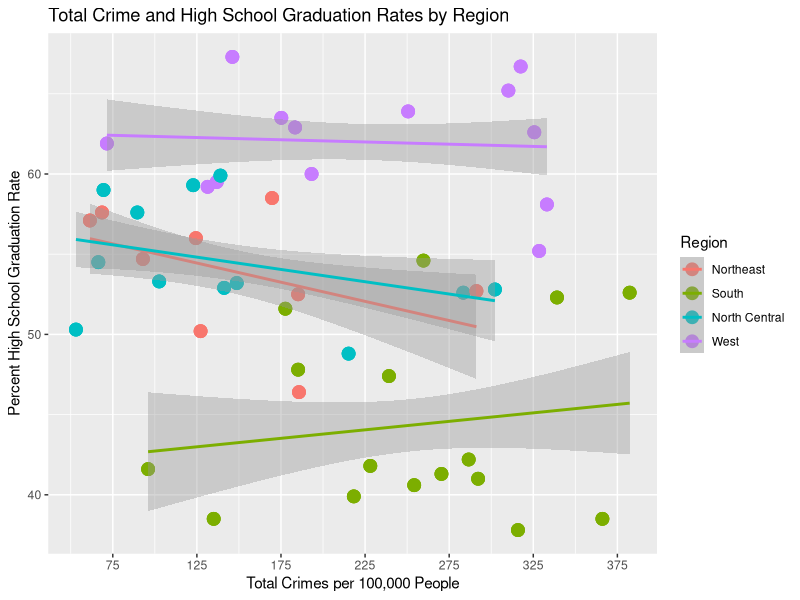
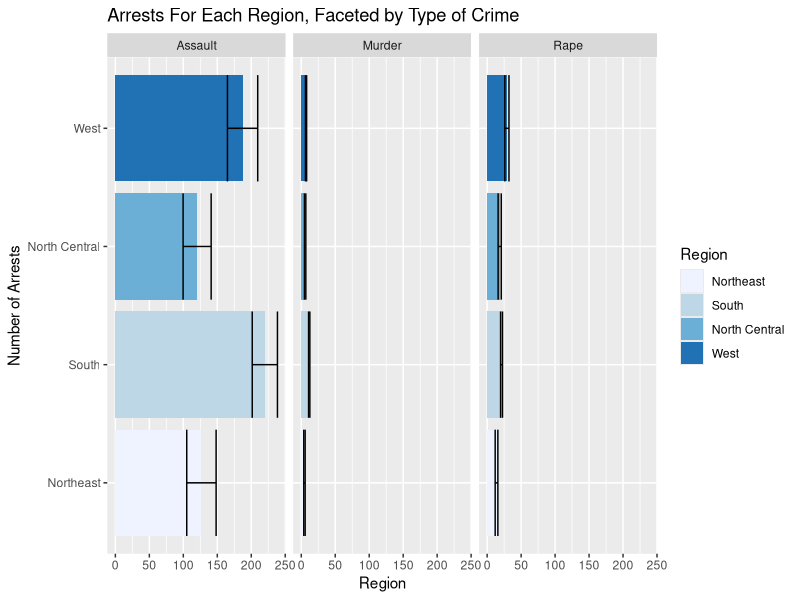
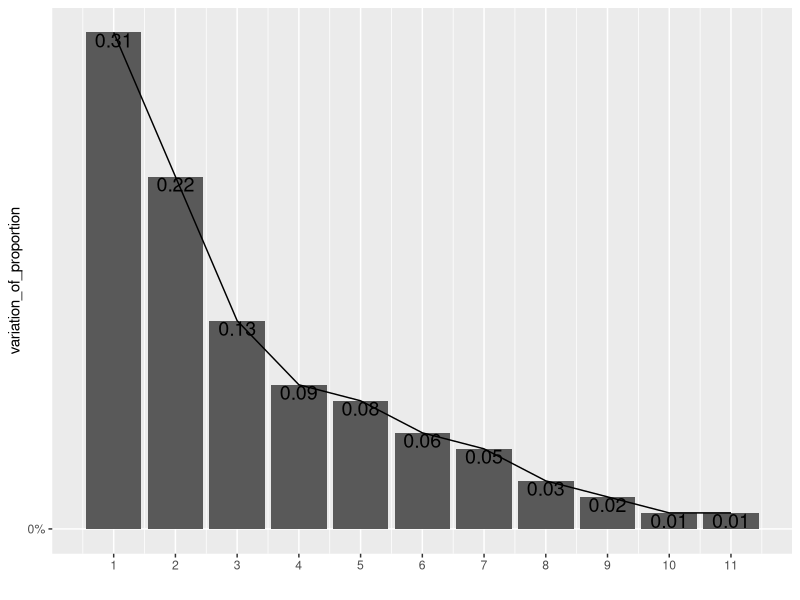
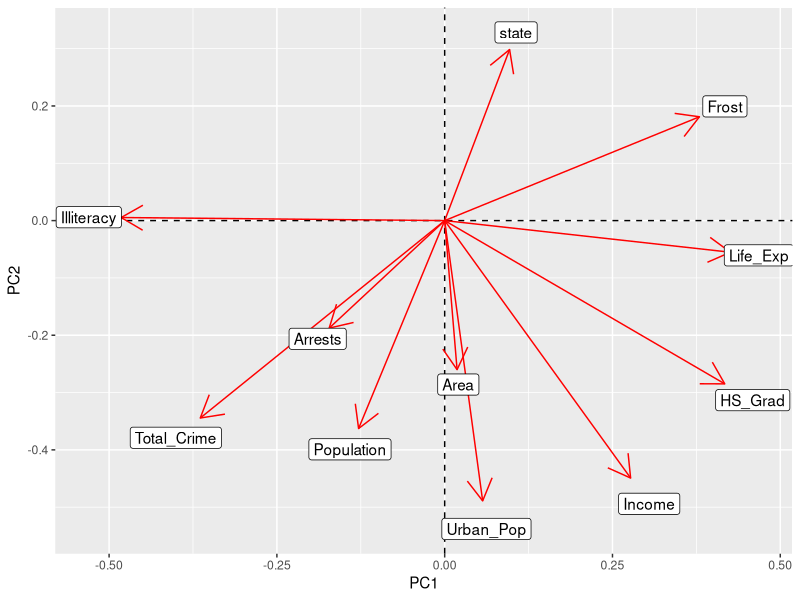

Recreate these plots in R, in order.
## ---- chunk 1
library(knitr)
library("formatR")
opts_chunk$set(fig.align="center", fig.height=5, message=FALSE, fig.width=8,tidy.opts=list(width.cutoff=60),tidy=TRUE)
## ---- chunk 2
library(tidyverse)
library(ggplot2)

# general state data (pop, live exp, illiteracy, murder)
library(carData)
state_gen <- state.x77

# state arrest data 
library(datasets)
arrestdata <- USArrests

# state region data 
regiondata <- state.region

## ---- chunk 3
# convert state_gen into a dataframe and make row names column 
state_gen <- as.data.frame(state_gen)
statedata <- state_gen %>% rownames_to_column("state")

# remove murders from statedata because arrestdata will have murders 
statedata <- statedata %>% select(-Murder)

# make arrestdata row names to column 
arrestdata <- arrestdata %>% rownames_to_column("state")

# make regiondata a dataframe and give it states (it only had statistics, no labels)
regiondata <- as.data.frame(regiondata)
regiondata <- regiondata %>% mutate(state = statedata$state)
regiondata <- regiondata %>% rename(region = regiondata)

#tidying arrestdata
arrest_tidy <- arrestdata %>% 
  pivot_longer(cols = c("Murder", "Assault", "Rape"), names_to = "Crime_Type", values_to = "Arrests") %>%
  rename(Urban_Pop = UrbanPop) %>%
  mutate(Urban_Pop = as.numeric(Urban_Pop))
glimpse(arrest_tidy)

# untidying and tidying statedata 
state_untidy <- statedata %>% pivot_longer(c("Population", "Income"), names_to = "Statistic", values_to = "Value")
state_tidy <- state_untidy %>% pivot_wider(names_from = "Statistic", values_from = "Value")
state_tidy <- state_tidy %>%
  rename(Life_Exp = "Life Exp", HS_Grad = "HS Grad")
glimpse(state_tidy)

#untidying and tidying regiondata 
region_untidy <- regiondata %>% pivot_wider(names_from = "state", values_from = "region")
region_tidy <- region_untidy %>% pivot_longer(c(1:50),names_to = "state", values_to = "Region")
glimpse(region_tidy)

## ---- chunk 4

fulljoin_1 <- full_join(region_tidy, state_tidy, by = "state")
fulljoin <- full_join(fulljoin_1, arrest_tidy, by = "state")
glimpse(fulljoin)

## ---- chunk 5

fulljoin <- fulljoin %>% 
  group_by(state) %>%
  mutate(Total_Crime = sum(Arrests))

fulljoin %>% 
  summarize(meantotalcrime = mean(Total_Crime)) %>% 
  summarize(mean2 = mean(meantotalcrime))

## ---- chunk 6

education <- fulljoin %>%
  select(state, HS_Grad) %>%
  arrange(HS_Grad) %>%
  distinct() %>%
  glimpse()
 
education <- education %>% slice(1, n())

## ---- chunk 7

summary_stats_region <- fulljoin %>%
  group_by(Region) %>% 
  summarize(meanlife = mean(Life_Exp), sdlife = sd(Life_Exp), meancrime = mean(Total_Crime), sdcrime = sd(Total_Crime)) %>%
  glimpse()

## ---- chunk 8

summary_stats_crime_type <- fulljoin %>%
  select(Crime_Type, Arrests) %>% 
  group_by(Crime_Type) %>%
  summarize(meancrime = mean(Arrests), sdcrime = sd(Arrests))%>% 
  glimpse()

## ---- chunk 9
# for states with more than 50% urban population, what's the average crimes/100k people vs states with less than 50%?

summary_morethan <- fulljoin %>%
  select(Urban_Pop, Total_Crime) %>%
  filter(Urban_Pop > 50) %>%
  summarize(morethan50mean = mean(Total_Crime)) %>% 
  summarize(morethan50mean1 = mean(morethan50mean)) %>%
  glimpse()

summary_lessthan <- fulljoin %>%
  select(Urban_Pop, Total_Crime) %>%
  filter(Urban_Pop < 50) %>%
  summarize(lessthan50mean = mean(Total_Crime)) %>%
  summarize(lessthan50mean1 = mean(lessthan50mean)) %>%
  glimpse()


## ---- chunk 10

ggplot(data = fulljoin, aes(x = Total_Crime, y = HS_Grad, color = Region)) + geom_point(size = 4) + ggtitle("Total Crime and High School Graduation Rates by Region") + scale_x_continuous(name = "Total Crimes per 100,000 People", breaks = seq(25, 400, 50)) + ylab("Percent High School Graduation Rate") + geom_smooth(method="lm")

## ---- chunk 11

ggplot(fulljoin, aes(x = Region, y = Arrests, fill = Region)) + geom_bar(stat="summary",fun.y="mean") + geom_errorbar(stat="summary") + facet_wrap(~Crime_Type) + coord_flip() + scale_fill_brewer() + ggtitle("Arrests For Each Region, Faceted by Type of Crime") + xlab("Number of Arrests") + ylab("Region")

## ---- chunk 12

fulljoin_pca <- fulljoin %>% select(-Region, -Crime_Type)
fulljoin_pca$state = as.numeric(as.factor(fulljoin_pca$state))
fulljoin_nums <- fulljoin_pca %>% select_if(is.numeric) %>% scale()
rownames(fulljoin_nums) <- fulljoin$state
state_pca <- princomp(fulljoin_nums)
names(state_pca)

summary(state_pca, loadings = T)

## ---- chunk 13

# to find out how many to retain
eigens <- state_pca$sdev^2
view(eigens)
variation_of_proportion <- round(eigens/sum(eigens),2)

ggplot() + geom_bar(aes(y=variation_of_proportion,x=1:11),stat="identity")+xlab("")+geom_path(aes(y=variation_of_proportion,x=1:11))+
 geom_text(aes(x=1:11,y=variation_of_proportion,label=round(variation_of_proportion,2)),vjust=1,size=5)+
 scale_y_continuous(breaks=seq(0,.6),labels = scales::percent)+
 scale_x_continuous(breaks=1:11)

## ---- chunk 14

# loadings graph
state_pca$loadings[1:11,1:2] %>% 
  as.data.frame %>% 
  rownames_to_column %>%
  ggplot() + geom_hline(aes(yintercept=0),lty=2) + geom_vline(aes(xintercept=0),lty=2) + ylab("PC2") + xlab("PC1")+ geom_segment(aes(x=0,y=0,xend=Comp.1,yend=Comp.2),arrow=arrow(),col="red")+
 geom_label(aes(x=Comp.1*1.1,y=Comp.2*1.1,label=rowname))
